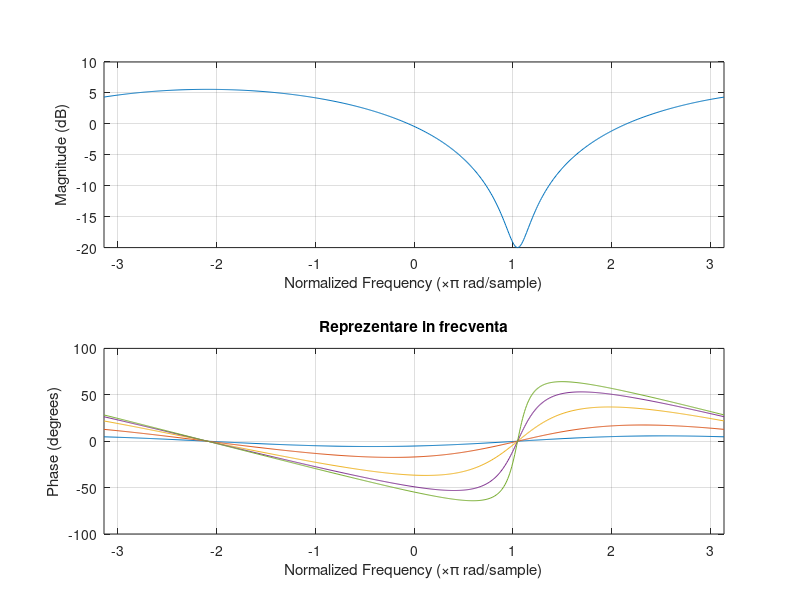
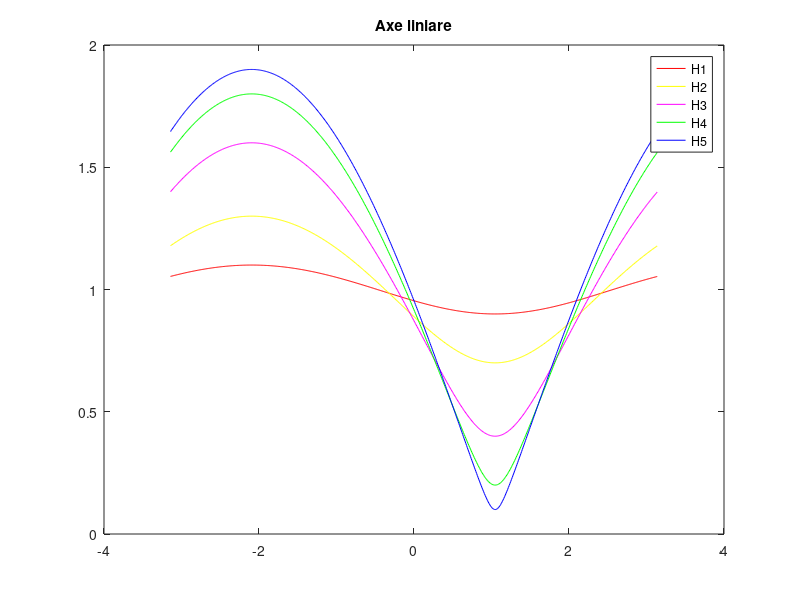
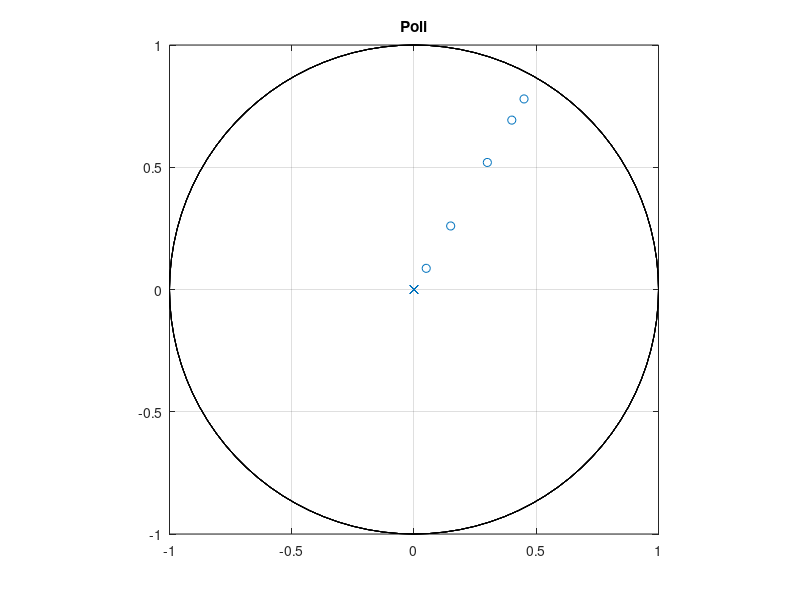

The MATLAB script that drew these images, in order:
clc ;
clear all ;
close all ;

theta = pi / 3 ;
omega = -pi : 0.01 : pi ;

% valorile lui r - r este raza cercului unitare => r = 0 : 1
r1 = 0.1 ;
r2 = 0.3 ;
r3 = 0.6 ;
r4 = 0.8 ; 
r5 = 0.9 ;

j = sqrt( -1 ) ;

% functiile de transfer ale filtrului
h1 = [ 1 ( - r1 * exp( j * theta ) ) ] ;
h2 = [ 1 ( - r2 * exp( j * theta ) ) ] ;
h3 = [ 1 ( - r3 * exp( j * theta ) ) ] ;
h4 = [ 1 ( - r4 * exp( j * theta ) ) ] ;
h5 = [ 1 ( - r5 * exp( j * theta ) ) ] ;

H1 = abs( freqz( h1, 1, omega ) ) ;
H2 = abs( freqz( h2, 1, omega ) ) ;
H3 = abs( freqz( h3, 1, omega ) ) ;
H4 = abs( freqz( h4, 1, omega ) ) ;
H5 = abs( freqz( h5, 1, omega ) ) ;

% figure
% subplot( 2, 1, 1 )
% plot( sqrt( 1 + r1 ^ 2 - 2 * r1 * cos( omega - theta ) ) + sqrt( 1 + r1 ^ 2 - 2 * r1 * cos( omega + theta ) ) ) ;
% hold on 
% plot( sqrt( 1 + r2 ^ 2 - 2 * r2 * cos( omega - theta ) ) + sqrt( 1 + r2 ^ 2 - 2 * r2 * cos( omega + theta ) ) ) ;
% hold on
% plot( sqrt( 1 + r3 ^ 2 - 2 * r3 * cos( omega - theta ) ) + sqrt( 1 + r3 ^ 2 - 2 * r3 * cos( omega + theta ) ) ) ;
% hold on
% plot( sqrt( 1 + r4 ^ 2 - 2 * r4 * cos( omega - theta ) ) + sqrt( 1 + r4 ^ 2 - 2 * r4 * cos( omega + theta ) ) ) ;
% hold on
% plot( sqrt( 1 + r5 ^ 2 - 2 * r5 * cos( omega - theta ) ) + sqrt( 1 + r5 ^ 2 - 2 * r5 * cos( omega + theta ) ) ) ;
% subplot( 2, 1, 2 )


figure
freqz( h1, 1, omega ) ; 
hold on
freqz( h2, 1, omega ) ;
hold on
freqz( h3, 1, omega ) ;
hold on
freqz( h4, 1, omega ) ;
hold on
freqz( h5, 1, omega ) ;
title( 'Reprezentare in frecventa' ) ;
% Apropierea lui r de valoarea unitara produce atenuari din ce in ce mai
% mari in jurul frecventei omega = theta 


figure
plot( omega, H1, 'r' ) ;
hold on
plot( omega, H2, 'y' ) ;
hold on
plot( omega, H3, 'm' ) ;
hold on
plot( omega, H4, 'g' ) ;
hold on
plot( omega, H5, 'b' ) ;
title( 'Axe liniare' ) ;
legend( 'H1', 'H2', 'H3', 'H4', 'H5' ) ;

figure
zplane( h1, 1 ) ;
hold on
zplane( h2, 1 ) ;
hold on
zplane( h3, 1 ) ;
hold on
zplane( h4, 1 ) ;
hold on
zplane( h5, 1 ) ;
hold on
title( 'Poli' ) ;
axis( [ -1 1 -1 1 ] ) ;

% atenuari orientate in sus => filtru de tip AC